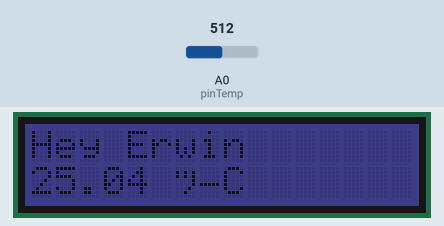
This sketch was run on a simulated Arduino Uno, built with avr-gcc and run on an emulated ATmega328P. Parts: 16×2 character LCD. The inputs (shaded band) are chosen by the test bench; at power-on: A0 (pinTemp) = 512. What the sketch prints to the serial monitor is not drawn.

Above: at 2.2 s.
2.3 s: A0 (pinTemp) set to 716
At 3.5 s:
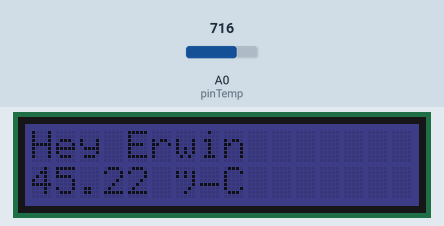
4.6 s: A0 (pinTemp) set to 900
At 5.8 s:
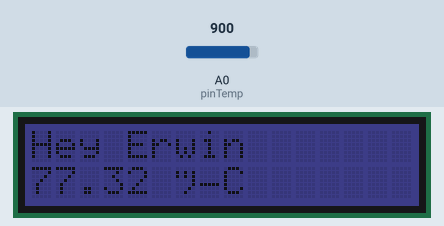
6.6 s: A0 (pinTemp) set to 1023
At 8.2 s:
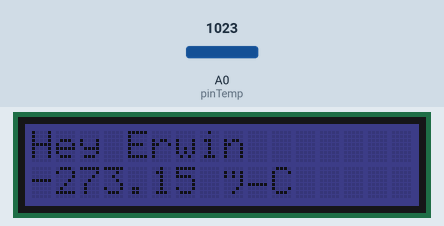
8.6 s: A0 (pinTemp) set to 970
At 9.5 s:
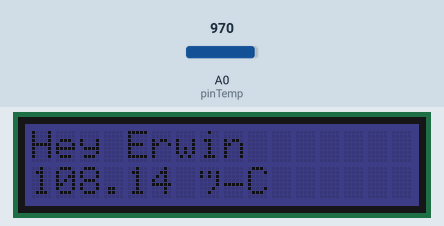
10.6 s: A0 (pinTemp) set to 939
At 11.8 s:
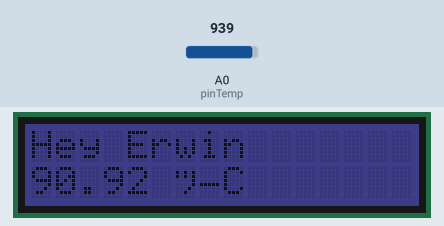
Timing chart, 0 to 13.6 s (numbered marks = the images above; inputs shaded):
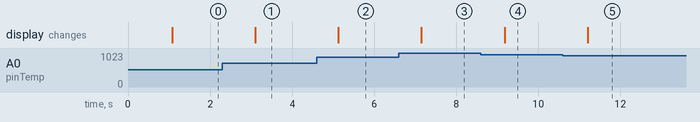

The sketch:

Thermometer.ino
```cpp
/*
	Grove_RGB_Backlight_LCD + Grove_Temperature_Sensor
	Display temperature value on LCD screen
*/


#include <Wire.h>
#include "rgb_lcd.h"

rgb_lcd lcd;

const int colorR = 0;
const int colorG = 0;
const int colorB = 100;

const int pinTemp = A0;      // pin of temperature sensor
float temperature;
int B = 3975;                // B value of the thermistor
float resistance;

void setup()
{
  Serial.begin(9600);
  // set up the LCD's number of columns and rows:
  lcd.begin(16, 2);

  lcd.setRGB(colorR, colorG, colorB);

  // Print a message to the LCD.
  lcd.print("Hey Erwin");

  delay(1000);

}

void loop()
{
  int val = analogRead(pinTemp);                               // get analog value
  resistance = (float)(1023 - val) * 10000 / val;              // get resistance
  temperature = 1 / (log(resistance / 10000) / B + 1 / 298.15) - 273.15; // calc temperature
  Serial.println(temperature);
  // set the cursor to column 0, line 1
  // (note: line 1 is the second row, since counting begins with 0):
  lcd.setCursor(0, 1);
  // print the temperature:
  lcd.print(temperature);
  lcd.print(" °C ");
  delay(1000);          // delay 1s
}
```

Measured:
- after the input at 2.3 s, the display: changes after 0.81 s (image 1)
- after the input at 4.6 s, the display: changes after 0.53 s (image 2)
- after the input at 6.6 s, the display: changes after 0.55 s (image 3)
- after the input at 8.6 s, the display: changes after 0.58 s (image 4)
- after the input at 10.6 s, the display: changes after 0.60 s (image 5)
